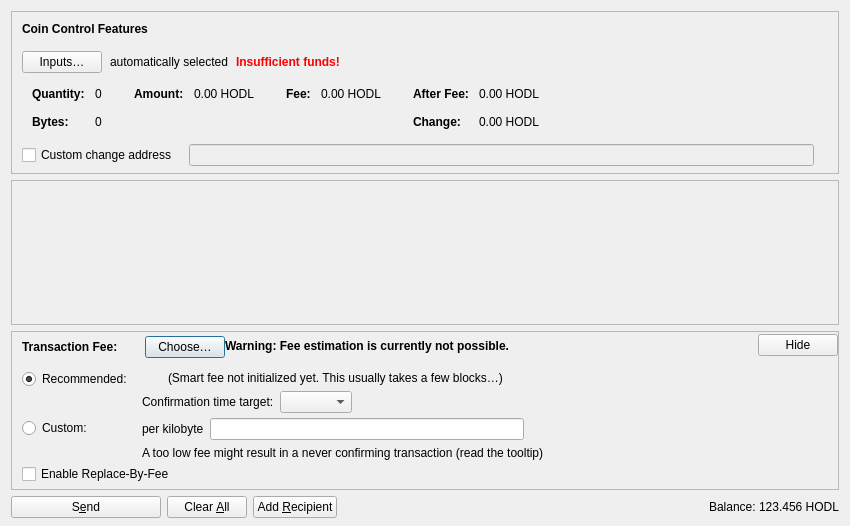
<?xml version="1.0" encoding="UTF-8"?>
<ui version="4.0">
 <class>SendCoinsDialog</class>
 <widget class="QDialog" name="SendCoinsDialog">
  <property name="geometry">
   <rect>
    <x>0</x>
    <y>0</y>
    <width>850</width>
    <height>526</height>
   </rect>
  </property>
  <property name="windowTitle">
   <string>Send Coins</string>
  </property>
  <layout class="QVBoxLayout" name="verticalLayout" stretch="0,1,0,0">
   <property name="bottomMargin">
    <number>8</number>
   </property>
   <item>
    <widget class="QFrame" name="frameCoinControl">
     <property name="sizePolicy">
      <sizepolicy hsizetype="Expanding" vsizetype="Expanding">
       <horstretch>0</horstretch>
       <verstretch>0</verstretch>
      </sizepolicy>
     </property>
     <property name="maximumSize">
      <size>
       <width>16777215</width>
       <height>16777215</height>
      </size>
     </property>
     <property name="frameShape">
      <enum>QFrame::StyledPanel</enum>
     </property>
     <property name="frameShadow">
      <enum>QFrame::Sunken</enum>
     </property>
     <layout class="QVBoxLayout" name="verticalLayoutCoinControl2">
      <property name="spacing">
       <number>0</number>
      </property>
      <property name="leftMargin">
       <number>0</number>
      </property>
      <property name="topMargin">
       <number>0</number>
      </property>
      <property name="rightMargin">
       <number>0</number>
      </property>
      <property name="bottomMargin">
       <number>6</number>
      </property>
      <item>
       <layout class="QVBoxLayout" name="verticalLayoutCoinControl" stretch="0,0,0,0,1">
        <property name="spacing">
         <number>0</number>
        </property>
        <property name="leftMargin">
         <number>10</number>
        </property>
        <property name="topMargin">
         <number>10</number>
        </property>
        <item>
         <layout class="QHBoxLayout" name="horizontalLayoutCoinControl1">
          <property name="bottomMargin">
           <number>15</number>
          </property>
          <item>
           <widget class="QLabel" name="labelCoinControlFeatures">
            <property name="sizePolicy">
             <sizepolicy hsizetype="Preferred" vsizetype="Maximum">
              <horstretch>0</horstretch>
              <verstretch>0</verstretch>
             </sizepolicy>
            </property>
            <property name="font">
             <font>
              <weight>75</weight>
              <bold>true</bold>
             </font>
            </property>
            <property name="styleSheet">
             <string notr="true">font-weight:bold;</string>
            </property>
            <property name="text">
             <string>Coin Control Features</string>
            </property>
           </widget>
          </item>
         </layout>
        </item>
        <item>
         <layout class="QHBoxLayout" name="horizontalLayoutCoinControl2" stretch="0,0,0,0">
          <property name="spacing">
           <number>8</number>
          </property>
          <property name="bottomMargin">
           <number>10</number>
          </property>
          <item>
           <widget class="QPushButton" name="pushButtonCoinControl">
            <property name="styleSheet">
             <string notr="true"/>
            </property>
            <property name="text">
             <string>Inputs…</string>
            </property>
            <property name="autoDefault">
             <bool>false</bool>
            </property>
           </widget>
          </item>
          <item>
           <widget class="QLabel" name="labelCoinControlAutomaticallySelected">
            <property name="text">
             <string>automatically selected</string>
            </property>
            <property name="margin">
             <number>5</number>
            </property>
           </widget>
          </item>
          <item>
           <widget class="QLabel" name="labelCoinControlInsuffFunds">
            <property name="font">
             <font>
              <weight>75</weight>
              <bold>true</bold>
             </font>
            </property>
            <property name="styleSheet">
             <string notr="true">color:red;font-weight:bold;</string>
            </property>
            <property name="text">
             <string>Insufficient funds!</string>
            </property>
            <property name="margin">
             <number>5</number>
            </property>
           </widget>
          </item>
          <item>
           <spacer name="horizontalSpacerCoinControl">
            <property name="orientation">
             <enum>Qt::Horizontal</enum>
            </property>
            <property name="sizeHint" stdset="0">
             <size>
              <width>40</width>
              <height>1</height>
             </size>
            </property>
           </spacer>
          </item>
         </layout>
        </item>
        <item>
         <widget class="QWidget" name="widgetCoinControl" native="true">
          <property name="sizePolicy">
           <sizepolicy hsizetype="Preferred" vsizetype="Preferred">
            <horstretch>0</horstretch>
            <verstretch>0</verstretch>
           </sizepolicy>
          </property>
          <property name="minimumSize">
           <size>
            <width>0</width>
            <height>0</height>
           </size>
          </property>
          <property name="styleSheet">
           <string notr="true"/>
          </property>
          <layout class="QHBoxLayout" name="horizontalLayoutCoinControl5">
           <property name="leftMargin">
            <number>0</number>
           </property>
           <property name="topMargin">
            <number>0</number>
           </property>
           <property name="rightMargin">
            <number>0</number>
           </property>
           <property name="bottomMargin">
            <number>0</number>
           </property>
           <item>
            <layout class="QHBoxLayout" name="horizontalLayoutCoinControl3" stretch="0,0,0,1">
             <property name="spacing">
              <number>20</number>
             </property>
             <property name="topMargin">
              <number>0</number>
             </property>
             <property name="bottomMargin">
              <number>10</number>
             </property>
             <item>
              <layout class="QFormLayout" name="formLayoutCoinControl1">
               <property name="labelAlignment">
                <set>Qt::AlignLeft|Qt::AlignVCenter</set>
               </property>
               <property name="horizontalSpacing">
                <number>10</number>
               </property>
               <property name="verticalSpacing">
                <number>14</number>
               </property>
               <property name="leftMargin">
                <number>10</number>
               </property>
               <property name="topMargin">
                <number>4</number>
               </property>
               <property name="rightMargin">
                <number>6</number>
               </property>
               <item row="0" column="0">
                <widget class="QLabel" name="labelCoinControlQuantityText">
                 <property name="font">
                  <font>
                   <weight>75</weight>
                   <bold>true</bold>
                  </font>
                 </property>
                 <property name="text">
                  <string>Quantity:</string>
                 </property>
                 <property name="margin">
                  <number>0</number>
                 </property>
                </widget>
               </item>
               <item row="0" column="1">
                <widget class="QLabel" name="labelCoinControlQuantity">
                 <property name="cursor">
                  <cursorShape>IBeamCursor</cursorShape>
                 </property>
                 <property name="contextMenuPolicy">
                  <enum>Qt::ActionsContextMenu</enum>
                 </property>
                 <property name="text">
                  <string notr="true">0</string>
                 </property>
                 <property name="margin">
                  <number>0</number>
                 </property>
                 <property name="textInteractionFlags">
                  <set>Qt::LinksAccessibleByMouse|Qt::TextSelectableByKeyboard|Qt::TextSelectableByMouse</set>
                 </property>
                </widget>
               </item>
               <item row="1" column="0">
                <widget class="QLabel" name="labelCoinControlBytesText">
                 <property name="font">
                  <font>
                   <weight>75</weight>
                   <bold>true</bold>
                  </font>
                 </property>
                 <property name="text">
                  <string>Bytes:</string>
                 </property>
                </widget>
               </item>
               <item row="1" column="1">
                <widget class="QLabel" name="labelCoinControlBytes">
                 <property name="cursor">
                  <cursorShape>IBeamCursor</cursorShape>
                 </property>
                 <property name="contextMenuPolicy">
                  <enum>Qt::ActionsContextMenu</enum>
                 </property>
                 <property name="text">
                  <string notr="true">0</string>
                 </property>
                 <property name="textInteractionFlags">
                  <set>Qt::LinksAccessibleByMouse|Qt::TextSelectableByKeyboard|Qt::TextSelectableByMouse</set>
                 </property>
                </widget>
               </item>
              </layout>
             </item>
             <item>
              <layout class="QFormLayout" name="formLayoutCoinControl2">
               <property name="horizontalSpacing">
                <number>10</number>
               </property>
               <property name="verticalSpacing">
                <number>14</number>
               </property>
               <property name="leftMargin">
                <number>6</number>
               </property>
               <property name="topMargin">
                <number>4</number>
               </property>
               <property name="rightMargin">
                <number>6</number>
               </property>
               <item row="0" column="0">
                <widget class="QLabel" name="labelCoinControlAmountText">
                 <property name="font">
                  <font>
                   <weight>75</weight>
                   <bold>true</bold>
                  </font>
                 </property>
                 <property name="text">
                  <string>Amount:</string>
                 </property>
                 <property name="margin">
                  <number>0</number>
                 </property>
                </widget>
               </item>
               <item row="0" column="1">
                <widget class="QLabel" name="labelCoinControlAmount">
                 <property name="cursor">
                  <cursorShape>IBeamCursor</cursorShape>
                 </property>
                 <property name="contextMenuPolicy">
                  <enum>Qt::ActionsContextMenu</enum>
                 </property>
                 <property name="text">
                  <string notr="true">0.00 HODL</string>
                 </property>
                 <property name="textInteractionFlags">
                  <set>Qt::LinksAccessibleByMouse|Qt::TextSelectableByKeyboard|Qt::TextSelectableByMouse</set>
                 </property>
                </widget>
               </item>
              </layout>
             </item>
             <item>
              <layout class="QFormLayout" name="formLayoutCoinControl3">
               <property name="horizontalSpacing">
                <number>10</number>
               </property>
               <property name="verticalSpacing">
                <number>14</number>
               </property>
               <property name="leftMargin">
                <number>6</number>
               </property>
               <property name="topMargin">
                <number>4</number>
               </property>
               <property name="rightMargin">
                <number>6</number>
               </property>
               <item row="0" column="0">
                <widget class="QLabel" name="labelCoinControlFeeText">
                 <property name="font">
                  <font>
                   <weight>75</weight>
                   <bold>true</bold>
                  </font>
                 </property>
                 <property name="text">
                  <string>Fee:</string>
                 </property>
                 <property name="margin">
                  <number>0</number>
                 </property>
                </widget>
               </item>
               <item row="0" column="1">
                <widget class="QLabel" name="labelCoinControlFee">
                 <property name="cursor">
                  <cursorShape>IBeamCursor</cursorShape>
                 </property>
                 <property name="contextMenuPolicy">
                  <enum>Qt::ActionsContextMenu</enum>
                 </property>
                 <property name="text">
                  <string notr="true">0.00 HODL</string>
                 </property>
                 <property name="textInteractionFlags">
                  <set>Qt::LinksAccessibleByMouse|Qt::TextSelectableByKeyboard|Qt::TextSelectableByMouse</set>
                 </property>
                </widget>
               </item>
              </layout>
             </item>
             <item>
              <layout class="QFormLayout" name="formLayoutCoinControl4">
               <property name="labelAlignment">
                <set>Qt::AlignLeft|Qt::AlignVCenter</set>
               </property>
               <property name="horizontalSpacing">
                <number>10</number>
               </property>
               <property name="verticalSpacing">
                <number>14</number>
               </property>
               <property name="leftMargin">
                <number>6</number>
               </property>
               <property name="topMargin">
                <number>4</number>
               </property>
               <property name="rightMargin">
                <number>6</number>
               </property>
               <item row="0" column="0">
                <widget class="QLabel" name="labelCoinControlAfterFeeText">
                 <property name="font">
                  <font>
                   <weight>75</weight>
                   <bold>true</bold>
                  </font>
                 </property>
                 <property name="text">
                  <string>After Fee:</string>
                 </property>
                 <property name="margin">
                  <number>0</number>
                 </property>
                </widget>
               </item>
               <item row="0" column="1">
                <widget class="QLabel" name="labelCoinControlAfterFee">
                 <property name="cursor">
                  <cursorShape>IBeamCursor</cursorShape>
                 </property>
                 <property name="contextMenuPolicy">
                  <enum>Qt::ActionsContextMenu</enum>
                 </property>
                 <property name="text">
                  <string notr="true">0.00 HODL</string>
                 </property>
                 <property name="textInteractionFlags">
                  <set>Qt::LinksAccessibleByMouse|Qt::TextSelectableByKeyboard|Qt::TextSelectableByMouse</set>
                 </property>
                </widget>
               </item>
               <item row="1" column="0">
                <widget class="QLabel" name="labelCoinControlChangeText">
                 <property name="font">
                  <font>
                   <weight>75</weight>
                   <bold>true</bold>
                  </font>
                 </property>
                 <property name="text">
                  <string>Change:</string>
                 </property>
                </widget>
               </item>
               <item row="1" column="1">
                <widget class="QLabel" name="labelCoinControlChange">
                 <property name="cursor">
                  <cursorShape>IBeamCursor</cursorShape>
                 </property>
                 <property name="contextMenuPolicy">
                  <enum>Qt::ActionsContextMenu</enum>
                 </property>
                 <property name="text">
                  <string notr="true">0.00 HODL</string>
                 </property>
                 <property name="textInteractionFlags">
                  <set>Qt::LinksAccessibleByMouse|Qt::TextSelectableByKeyboard|Qt::TextSelectableByMouse</set>
                 </property>
                </widget>
               </item>
              </layout>
             </item>
            </layout>
           </item>
          </layout>
         </widget>
        </item>
        <item>
         <layout class="QHBoxLayout" name="horizontalLayoutCoinControl4" stretch="0,0,0">
          <property name="spacing">
           <number>12</number>
          </property>
          <property name="sizeConstraint">
           <enum>QLayout::SetDefaultConstraint</enum>
          </property>
          <property name="topMargin">
           <number>5</number>
          </property>
          <property name="rightMargin">
           <number>5</number>
          </property>
          <item>
           <widget class="QCheckBox" name="checkBoxCoinControlChange">
            <property name="toolTip">
             <string>If this is activated, but the change address is empty or invalid, change will be sent to a newly generated address.</string>
            </property>
            <property name="text">
             <string>Custom change address</string>
            </property>
           </widget>
          </item>
          <item>
           <widget class="QValidatedLineEdit" name="lineEditCoinControlChange">
            <property name="enabled">
             <bool>false</bool>
            </property>
            <property name="sizePolicy">
             <sizepolicy hsizetype="Expanding" vsizetype="Fixed">
              <horstretch>0</horstretch>
              <verstretch>0</verstretch>
             </sizepolicy>
            </property>
           </widget>
          </item>
          <item>
           <widget class="QLabel" name="labelCoinControlChangeLabel">
            <property name="sizePolicy">
             <sizepolicy hsizetype="Preferred" vsizetype="Expanding">
              <horstretch>0</horstretch>
              <verstretch>0</verstretch>
             </sizepolicy>
            </property>
            <property name="minimumSize">
             <size>
              <width>0</width>
              <height>0</height>
             </size>
            </property>
            <property name="text">
             <string/>
            </property>
            <property name="margin">
             <number>3</number>
            </property>
           </widget>
          </item>
         </layout>
        </item>
        <item>
         <spacer name="verticalSpacerCoinControl">
          <property name="orientation">
           <enum>Qt::Vertical</enum>
          </property>
          <property name="sizeHint" stdset="0">
           <size>
            <width>800</width>
            <height>1</height>
           </size>
          </property>
         </spacer>
        </item>
       </layout>
      </item>
     </layout>
    </widget>
   </item>
   <item>
    <widget class="QScrollArea" name="scrollArea">
     <property name="widgetResizable">
      <bool>true</bool>
     </property>
     <widget class="QWidget" name="scrollAreaWidgetContents">
      <property name="geometry">
       <rect>
        <x>0</x>
        <y>0</y>
        <width>830</width>
        <height>104</height>
       </rect>
      </property>
      <layout class="QVBoxLayout" name="verticalLayout_2" stretch="0,1">
       <property name="leftMargin">
        <number>0</number>
       </property>
       <property name="topMargin">
        <number>0</number>
       </property>
       <property name="rightMargin">
        <number>0</number>
       </property>
       <property name="bottomMargin">
        <number>0</number>
       </property>
       <item>
        <layout class="QVBoxLayout" name="entries">
         <property name="spacing">
          <number>6</number>
         </property>
        </layout>
       </item>
       <item>
        <spacer name="verticalSpacer">
         <property name="orientation">
          <enum>Qt::Vertical</enum>
         </property>
         <property name="sizeHint" stdset="0">
          <size>
           <width>20</width>
           <height>40</height>
          </size>
         </property>
        </spacer>
       </item>
      </layout>
     </widget>
    </widget>
   </item>
   <item>
    <widget class="QFrame" name="frameFee">
     <property name="sizePolicy">
      <sizepolicy hsizetype="Expanding" vsizetype="Expanding">
       <horstretch>0</horstretch>
       <verstretch>0</verstretch>
      </sizepolicy>
     </property>
     <property name="maximumSize">
      <size>
       <width>16777215</width>
       <height>16777215</height>
      </size>
     </property>
     <property name="frameShape">
      <enum>QFrame::StyledPanel</enum>
     </property>
     <property name="frameShadow">
      <enum>QFrame::Sunken</enum>
     </property>
     <layout class="QVBoxLayout" name="verticalLayoutFee1">
      <property name="spacing">
       <number>0</number>
      </property>
      <property name="leftMargin">
       <number>0</number>
      </property>
      <property name="topMargin">
       <number>0</number>
      </property>
      <property name="rightMargin">
       <number>0</number>
      </property>
      <property name="bottomMargin">
       <number>0</number>
      </property>
      <item>
       <layout class="QVBoxLayout" name="verticalLayoutFee2" stretch="0,0,0">
        <property name="spacing">
         <number>0</number>
        </property>
        <property name="leftMargin">
         <number>10</number>
        </property>
        <property name="topMargin">
         <number>0</number>
        </property>
        <item>
         <layout class="QHBoxLayout" name="horizontalLayoutFee1">
          <property name="bottomMargin">
           <number>0</number>
          </property>
          <item>
           <layout class="QVBoxLayout" name="verticalLayoutFee7">
            <property name="spacing">
             <number>0</number>
            </property>
            <item>
             <spacer name="verticalSpacerSmartFee">
              <property name="orientation">
               <enum>Qt::Vertical</enum>
              </property>
              <property name="sizeType">
               <enum>QSizePolicy::Fixed</enum>
              </property>
              <property name="sizeHint" stdset="0">
               <size>
                <width>1</width>
                <height>4</height>
               </size>
              </property>
             </spacer>
            </item>
            <item>
             <layout class="QHBoxLayout" name="horizontalLayoutSmartFee">
              <property name="spacing">
               <number>10</number>
              </property>
              <item>
               <widget class="QLabel" name="labelFeeHeadline">
                <property name="sizePolicy">
                 <sizepolicy hsizetype="Preferred" vsizetype="Maximum">
                  <horstretch>0</horstretch>
                  <verstretch>0</verstretch>
                 </sizepolicy>
                </property>
                <property name="font">
                 <font>
                  <weight>75</weight>
                  <bold>true</bold>
                 </font>
                </property>
                <property name="styleSheet">
                 <string notr="true">font-weight:bold;</string>
                </property>
                <property name="text">
                 <string>Transaction Fee:</string>
                </property>
               </widget>
              </item>
              <item>
               <widget class="QLabel" name="labelFeeMinimized">
                <property name="text">
                 <string/>
                </property>
               </widget>
              </item>
              <item>
               <widget class="QPushButton" name="buttonChooseFee">
                <property name="text">
                 <string>Choose…</string>
                </property>
               </widget>
              </item>
             </layout>
            </item>
            <item>
             <spacer name="verticalSpacer_5">
              <property name="orientation">
               <enum>Qt::Vertical</enum>
              </property>
              <property name="sizeHint" stdset="0">
               <size>
                <width>1</width>
                <height>1</height>
               </size>
              </property>
             </spacer>
            </item>
           </layout>
          </item>
          <item>
           <widget class="QLabel" name="fallbackFeeWarningLabel">
            <property name="toolTip">
             <string>Using the fallbackfee can result in sending a transaction that will take several hours or days (or never) to confirm. Consider choosing your fee manually or wait until you have validated the complete chain.</string>
            </property>
            <property name="font">
            <font>
                <weight>75</weight>
                <bold>true</bold>
            </font>
            </property>
            <property name="text">
             <string>Warning: Fee estimation is currently not possible.</string>
            </property>
            <property name="wordWrap">
             <bool>false</bool>
            </property>
           </widget>
          </item>
          <item>
           <spacer name="horizontalSpacer_4">
            <property name="orientation">
             <enum>Qt::Horizontal</enum>
            </property>
            <property name="sizeType">
             <enum>QSizePolicy::MinimumExpanding</enum>
            </property>
            <property name="sizeHint" stdset="0">
             <size>
              <width>40</width>
              <height>20</height>
             </size>
            </property>
           </spacer>
          </item>
          <item>
           <widget class="QPushButton" name="buttonMinimizeFee">
            <property name="toolTip">
             <string>Hide transaction fee settings</string>
            </property>
            <property name="text">
             <string>Hide</string>
            </property>
           </widget>
          </item>
         </layout>
        </item>
        <item>
         <widget class="QFrame" name="frameFeeSelection">
          <layout class="QVBoxLayout" name="verticalLayoutFee12">
           <property name="spacing">
            <number>0</number>
           </property>
           <property name="leftMargin">
            <number>0</number>
           </property>
           <property name="topMargin">
            <number>0</number>
           </property>
           <property name="rightMargin">
            <number>0</number>
           </property>
           <property name="bottomMargin">
            <number>0</number>
           </property>
           <item>
            <layout class="QGridLayout" name="gridLayoutFee">
             <property name="topMargin">
              <number>10</number>
             </property>
             <property name="bottomMargin">
              <number>4</number>
             </property>
             <property name="horizontalSpacing">
              <number>10</number>
             </property>
             <property name="verticalSpacing">
              <number>4</number>
             </property>
             <item row="1" column="1">
              <layout class="QVBoxLayout" name="verticalLayoutFee8">
               <property name="spacing">
                <number>6</number>
               </property>
               <item>
                <layout class="QHBoxLayout" name="horizontalLayoutFee13">
                 <item>
                  <widget class="QLabel" name="labelCustomPerKilobyte">
                   <property name="toolTip">
                    <string>Specify a custom fee per kB (1,000 bytes) of the transaction's virtual size.

Note:  Since the fee is calculated on a per-byte basis, a fee rate of "100 satoshis per kvB" for a transaction size of 500 virtual bytes (half of 1 kvB) would ultimately yield a fee of only 50 satoshis.</string>
                   </property>
                   <property name="text">
                    <string>per kilobyte</string>
                   </property>
                  </widget>
                 </item>
                 <item>
                  <widget class="BitcoinAmountField" name="customFee"/>
                 </item>
                 <item>
                  <spacer name="horizontalSpacer_6">
                   <property name="orientation">
                    <enum>Qt::Horizontal</enum>
                   </property>
                   <property name="sizeHint" stdset="0">
                    <size>
                     <width>1</width>
                     <height>1</height>
                    </size>
                   </property>
                  </spacer>
                 </item>
                </layout>
               </item>
               <item>
                <layout class="QHBoxLayout" name="horizontalLayoutFee8">
                 <item>
                  <widget class="QLabel" name="labelCustomFeeWarning">
                   <property name="enabled">
                    <bool>true</bool>
                   </property>
                   <property name="toolTip">
                    <string>When there is less transaction volume than space in the blocks, miners as well as relaying nodes may enforce a minimum fee. Paying only this minimum fee is just fine, but be aware that this can result in a never confirming transaction once there is more demand for bitcoin transactions than the network can process.</string>
                   </property>
                   <property name="text">
                    <string>A too low fee might result in a never confirming transaction (read the tooltip)</string>
                   </property>
                  </widget>
                 </item>
                 <item>
                  <spacer name="horizontalSpacer_2">
                   <property name="orientation">
                    <enum>Qt::Horizontal</enum>
                   </property>
                   <property name="sizeHint" stdset="0">
                    <size>
                     <width>1</width>
                     <height>1</height>
                    </size>
                   </property>
                  </spacer>
                 </item>
                </layout>
               </item>
              </layout>
             </item>
             <item row="0" column="0">
              <layout class="QVBoxLayout" name="verticalLayoutFee4" stretch="0,1">
               <item>
                <widget class="QRadioButton" name="radioSmartFee">
                 <property name="text">
                  <string>Recommended:</string>
                 </property>
                 <property name="checked">
                  <bool>true</bool>
                 </property>
                 <attribute name="buttonGroup">
                  <string notr="true">groupFee</string>
                 </attribute>
                </widget>
               </item>
               <item>
                <spacer name="verticalSpacer_2">
                 <property name="orientation">
                  <enum>Qt::Vertical</enum>
                 </property>
                 <property name="sizeHint" stdset="0">
                  <size>
                   <width>1</width>
                   <height>1</height>
                  </size>
                 </property>
                </spacer>
               </item>
              </layout>
             </item>
             <item row="1" column="0">
              <layout class="QVBoxLayout" name="verticalLayoutFee9" stretch="0,1">
               <item>
                <widget class="QRadioButton" name="radioCustomFee">
                 <property name="text">
                  <string>Custom:</string>
                 </property>
                 <attribute name="buttonGroup">
                  <string notr="true">groupFee</string>
                 </attribute>
                </widget>
               </item>
               <item>
                <spacer name="verticalSpacer_6">
                 <property name="orientation">
                  <enum>Qt::Vertical</enum>
                 </property>
                 <property name="sizeHint" stdset="0">
                  <size>
                   <width>1</width>
                   <height>1</height>
                  </size>
                 </property>
                </spacer>
               </item>
              </layout>
             </item>
             <item row="0" column="1">
              <layout class="QVBoxLayout" name="verticalLayoutFee3" stretch="0,0,1">
               <property name="spacing">
                <number>6</number>
               </property>
               <property name="topMargin">
                <number>2</number>
               </property>
               <item>
                <layout class="QHBoxLayout" name="horizontalLayoutFee12">
                 <item>
                  <widget class="QLabel" name="labelSmartFee">
                   <property name="text">
                    <string/>
                   </property>
                  </widget>
                 </item>
                 <item>
                  <widget class="QLabel" name="labelFeeEstimation">
                   <property name="text">
                    <string/>
                   </property>
                  </widget>
                 </item>
                 <item>
                  <widget class="QLabel" name="labelSmartFee2">
                   <property name="text">
                    <string>(Smart fee not initialized yet. This usually takes a few blocks…)</string>
                   </property>
                  </widget>
                 </item>
                 <item>
                  <spacer name="horizontalSpacer_5">
                   <property name="orientation">
                    <enum>Qt::Horizontal</enum>
                   </property>
                   <property name="sizeHint" stdset="0">
                    <size>
                     <width>1</width>
                     <height>1</height>
                    </size>
                   </property>
                  </spacer>
                 </item>
                </layout>
               </item>
               <item>
                <layout class="QHBoxLayout" name="horizontalLayoutFee9">
                 <item>
                  <layout class="QVBoxLayout" name="verticalLayoutFee6">
                   <item>
                    <widget class="QLabel" name="labelSmartFee3">
                     <property name="text">
                      <string>Confirmation time target:</string>
                     </property>
                    </widget>
                   </item>
                  </layout>
                 </item>
                 <item>
                  <layout class="QVBoxLayout" name="verticalLayoutFee5">
                   <property name="rightMargin">
                    <number>30</number>
                   </property>
                   <item>
                    <layout class="QHBoxLayout" name="horizontalLayoutConfTarget">
                     <property name="bottomMargin">
                      <number>0</number>
                     </property>
                     <item>
                      <widget class="QComboBox" name="confTargetSelector"/>
                     </item>
                     <item>
                      <spacer name="horizontalSpacerConfTarget">
                       <property name="orientation">
                        <enum>Qt::Horizontal</enum>
                       </property>
                       <property name="sizeHint" stdset="0">
                        <size>
                         <width>40</width>
                         <height>20</height>
                        </size>
                       </property>
                      </spacer>
                     </item>
                    </layout>
                   </item>
                  </layout>
                 </item>
                </layout>
               </item>
               <item>
                <spacer name="verticalSpacer_4">
                 <property name="orientation">
                  <enum>Qt::Vertical</enum>
                 </property>
                 <property name="sizeHint" stdset="0">
                  <size>
                   <width>1</width>
                   <height>1</height>
                  </size>
                 </property>
                </spacer>
               </item>
              </layout>
             </item>
            </layout>
           </item>
           <item>
            <widget class="QCheckBox" name="optInRBF">
             <property name="text">
              <string>Enable Replace-By-Fee</string>
             </property>
             <property name="toolTip">
              <string>With Replace-By-Fee (BIP-125) you can increase a transaction's fee after it is sent. Without this, a higher fee may be recommended to compensate for increased transaction delay risk.</string>
             </property>
            </widget>
           </item>
          </layout>
         </widget>
        </item>
        <item>
         <spacer name="verticalSpacerFee">
          <property name="orientation">
           <enum>Qt::Vertical</enum>
          </property>
          <property name="sizeHint" stdset="0">
           <size>
            <width>40</width>
            <height>5</height>
           </size>
          </property>
         </spacer>
        </item>
       </layout>
      </item>
     </layout>
    </widget>
   </item>
   <item>
    <layout class="QHBoxLayout" name="horizontalLayout">
     <item>
      <widget class="QPushButton" name="sendButton">
       <property name="minimumSize">
        <size>
         <width>150</width>
         <height>0</height>
        </size>
       </property>
       <property name="toolTip">
        <string>Confirm the send action</string>
       </property>
       <property name="text">
        <string>S&amp;end</string>
       </property>
       <property name="icon">
        <iconset resource="../bitcoin.qrc">
         <normaloff>:/icons/send</normaloff>:/icons/send</iconset>
       </property>
       <property name="autoDefault">
        <bool>false</bool>
       </property>
       <property name="default">
        <bool>false</bool>
       </property>
      </widget>
     </item>
     <item>
      <widget class="QPushButton" name="clearButton">
       <property name="sizePolicy">
        <sizepolicy hsizetype="Minimum" vsizetype="Fixed">
         <horstretch>0</horstretch>
         <verstretch>0</verstretch>
        </sizepolicy>
       </property>
       <property name="toolTip">
        <string>Clear all fields of the form.</string>
       </property>
       <property name="text">
        <string>Clear &amp;All</string>
       </property>
       <property name="icon">
        <iconset resource="../bitcoin.qrc">
         <normaloff>:/icons/remove</normaloff>:/icons/remove</iconset>
       </property>
       <property name="autoDefault">
        <bool>false</bool>
       </property>
      </widget>
     </item>
     <item>
      <widget class="QPushButton" name="addButton">
       <property name="toolTip">
        <string>Send to multiple recipients at once</string>
       </property>
       <property name="text">
        <string>Add &amp;Recipient</string>
       </property>
       <property name="icon">
        <iconset resource="../bitcoin.qrc">
         <normaloff>:/icons/add</normaloff>:/icons/add</iconset>
       </property>
       <property name="autoDefault">
        <bool>false</bool>
       </property>
      </widget>
     </item>
     <item>
      <spacer name="horizontalSpacer">
       <property name="orientation">
        <enum>Qt::Horizontal</enum>
       </property>
       <property name="sizeHint" stdset="0">
        <size>
         <width>40</width>
         <height>20</height>
        </size>
       </property>
      </spacer>
     </item>
     <item>
      <layout class="QHBoxLayout" name="horizontalLayout_2">
       <property name="spacing">
        <number>3</number>
       </property>
       <item>
        <widget class="QLabel" name="labelBalanceName">
         <property name="sizePolicy">
          <sizepolicy hsizetype="Preferred" vsizetype="Fixed">
           <horstretch>0</horstretch>
           <verstretch>0</verstretch>
          </sizepolicy>
         </property>
         <property name="text">
          <string>Balance:</string>
         </property>
        </widget>
       </item>
       <item>
        <widget class="QLabel" name="labelBalance">
         <property name="sizePolicy">
          <sizepolicy hsizetype="Preferred" vsizetype="Fixed">
           <horstretch>0</horstretch>
           <verstretch>0</verstretch>
          </sizepolicy>
         </property>
         <property name="cursor">
          <cursorShape>IBeamCursor</cursorShape>
         </property>
         <property name="text">
          <string notr="true">123.456 HODL</string>
         </property>
         <property name="textInteractionFlags">
          <set>Qt::LinksAccessibleByMouse|Qt::TextSelectableByKeyboard|Qt::TextSelectableByMouse</set>
         </property>
        </widget>
       </item>
      </layout>
     </item>
    </layout>
   </item>
  </layout>
 </widget>
 <customwidgets>
  <customwidget>
   <class>QValidatedLineEdit</class>
   <extends>QLineEdit</extends>
   <header>qt/qvalidatedlineedit.h</header>
  </customwidget>
  <customwidget>
   <class>BitcoinAmountField</class>
   <extends>QLineEdit</extends>
   <header>qt/bitcoinamountfield.h</header>
   <container>1</container>
  </customwidget>
 </customwidgets>
 <resources>
  <include location="../bitcoin.qrc"/>
 </resources>
 <connections/>
 <buttongroups>
  <buttongroup name="groupFee"/>
 </buttongroups>
</ui>
